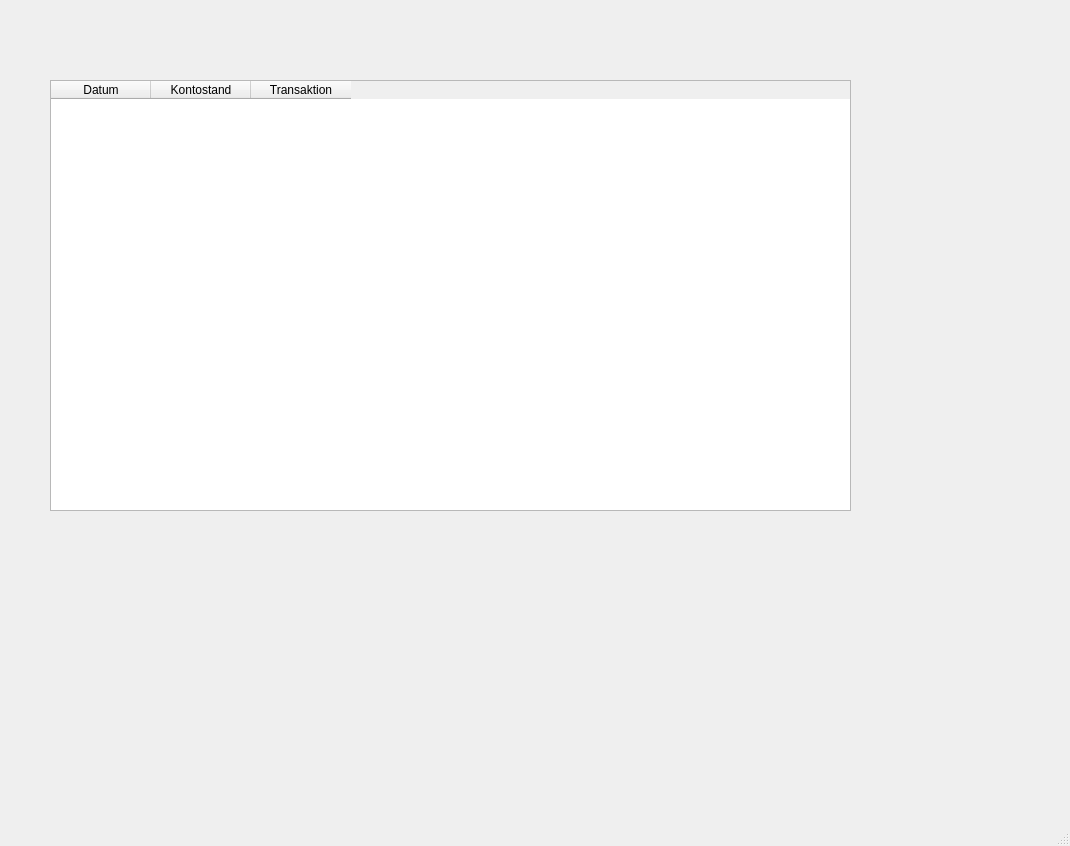
<?xml version="1.0" encoding="UTF-8"?>
<ui version="4.0">
 <class>MainWindow</class>
 <widget class="QMainWindow" name="MainWindow">
  <property name="geometry">
   <rect>
    <x>0</x>
    <y>0</y>
    <width>1070</width>
    <height>846</height>
   </rect>
  </property>
  <property name="windowTitle">
   <string>MainWindow</string>
  </property>
  <widget class="QWidget" name="centralwidget">
   <widget class="QTableWidget" name="tableWidget">
    <property name="geometry">
     <rect>
      <x>50</x>
      <y>80</y>
      <width>801</width>
      <height>431</height>
     </rect>
    </property>
    <column>
     <property name="text">
      <string>Datum</string>
     </property>
    </column>
    <column>
     <property name="text">
      <string>Kontostand</string>
     </property>
    </column>
    <column>
     <property name="text">
      <string>Transaktion</string>
     </property>
    </column>
   </widget>
  </widget>
  <widget class="QMenuBar" name="menubar">
   <property name="geometry">
    <rect>
     <x>0</x>
     <y>0</y>
     <width>1070</width>
     <height>21</height>
    </rect>
   </property>
  </widget>
  <widget class="QStatusBar" name="statusbar"/>
 </widget>
 <resources/>
 <connections/>
</ui>
